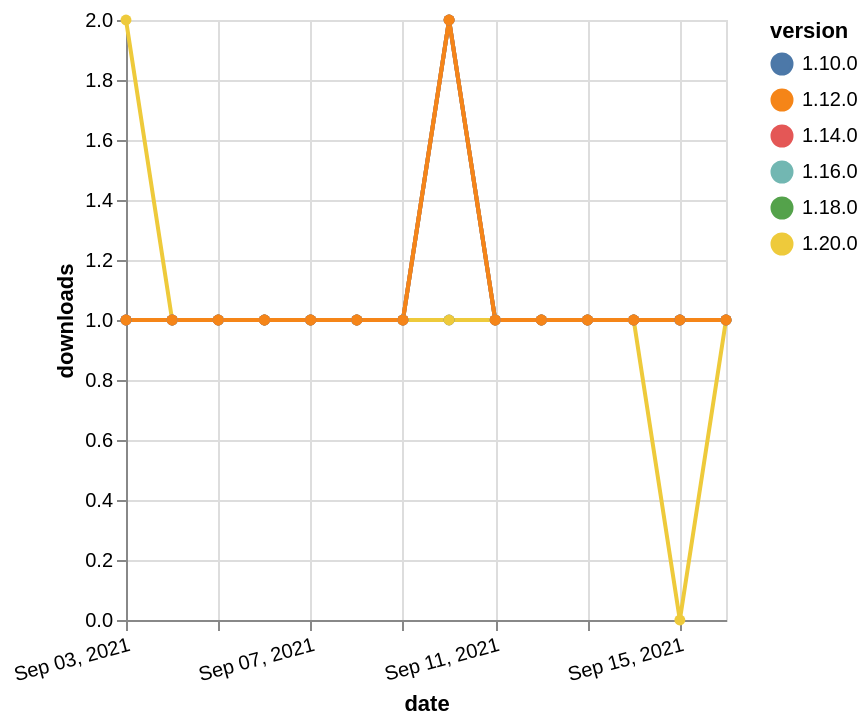

Describe this chart as a Vega-Lite specification.
### Vega-Lite specification from a JSON file in a GitHub repository (floating-point values rounded to 4 significant figures)
{"$schema": "https://vega.github.io/schema/vega-lite/v5.json", "description": "A simple bar chart with embedded data.", "data": {"values": [{"date": "2021-09-03", "total": 164, "delta": 1, "version": "1.18.0"}, {"date": "2021-09-04", "total": 165, "delta": 1, "version": "1.18.0"}, {"date": "2021-09-05", "total": 166, "delta": 1, "version": "1.18.0"}, {"date": "2021-09-06", "total": 167, "delta": 1, "version": "1.18.0"}, {"date": "2021-09-07", "total": 168, "delta": 1, "version": "1.18.0"}, {"date": "2021-09-08", "total": 169, "delta": 1, "version": "1.18.0"}, {"date": "2021-09-09", "total": 170, "delta": 1, "version": "1.18.0"}, {"date": "2021-09-10", "total": 172, "delta": 2, "version": "1.18.0"}, {"date": "2021-09-11", "total": 173, "delta": 1, "version": "1.18.0"}, {"date": "2021-09-12", "total": 174, "delta": 1, "version": "1.18.0"}, {"date": "2021-09-13", "total": 175, "delta": 1, "version": "1.18.0"}, {"date": "2021-09-14", "total": 176, "delta": 1, "version": "1.18.0"}, {"date": "2021-09-15", "total": 177, "delta": 1, "version": "1.18.0"}, {"date": "2021-09-16", "total": 178, "delta": 1, "version": "1.18.0"}, {"date": "2021-09-03", "total": 218, "delta": 1, "version": "1.10.0"}, {"date": "2021-09-04", "total": 219, "delta": 1, "version": "1.10.0"}, {"date": "2021-09-05", "total": 220, "delta": 1, "version": "1.10.0"}, {"date": "2021-09-06", "total": 221, "delta": 1, "version": "1.10.0"}, {"date": "2021-09-07", "total": 222, "delta": 1, "version": "1.10.0"}, {"date": "2021-09-08", "total": 223, "delta": 1, "version": "1.10.0"}, {"date": "2021-09-09", "total": 224, "delta": 1, "version": "1.10.0"}, {"date": "2021-09-10", "total": 225, "delta": 1, "version": "1.10.0"}, {"date": "2021-09-11", "total": 226, "delta": 1, "version": "1.10.0"}, {"date": "2021-09-12", "total": 227, "delta": 1, "version": "1.10.0"}, {"date": "2021-09-13", "total": 228, "delta": 1, "version": "1.10.0"}, {"date": "2021-09-14", "total": 229, "delta": 1, "version": "1.10.0"}, {"date": "2021-09-15", "total": 230, "delta": 1, "version": "1.10.0"}, {"date": "2021-09-16", "total": 231, "delta": 1, "version": "1.10.0"}, {"date": "2021-09-03", "total": 111, "delta": 2, "version": "1.20.0"}, {"date": "2021-09-04", "total": 112, "delta": 1, "version": "1.20.0"}, {"date": "2021-09-05", "total": 113, "delta": 1, "version": "1.20.0"}, {"date": "2021-09-06", "total": 114, "delta": 1, "version": "1.20.0"}, {"date": "2021-09-07", "total": 115, "delta": 1, "version": "1.20.0"}, {"date": "2021-09-08", "total": 116, "delta": 1, "version": "1.20.0"}, {"date": "2021-09-09", "total": 117, "delta": 1, "version": "1.20.0"}, {"date": "2021-09-10", "total": 118, "delta": 1, "version": "1.20.0"}, {"date": "2021-09-11", "total": 119, "delta": 1, "version": "1.20.0"}, {"date": "2021-09-12", "total": 120, "delta": 1, "version": "1.20.0"}, {"date": "2021-09-13", "total": 121, "delta": 1, "version": "1.20.0"}, {"date": "2021-09-14", "total": 122, "delta": 1, "version": "1.20.0"}, {"date": "2021-09-15", "total": 122, "delta": 0, "version": "1.20.0"}, {"date": "2021-09-16", "total": 123, "delta": 1, "version": "1.20.0"}, {"date": "2021-09-03", "total": 140, "delta": 1, "version": "1.16.0"}, {"date": "2021-09-04", "total": 141, "delta": 1, "version": "1.16.0"}, {"date": "2021-09-05", "total": 142, "delta": 1, "version": "1.16.0"}, {"date": "2021-09-06", "total": 143, "delta": 1, "version": "1.16.0"}, {"date": "2021-09-07", "total": 144, "delta": 1, "version": "1.16.0"}, {"date": "2021-09-08", "total": 145, "delta": 1, "version": "1.16.0"}, {"date": "2021-09-09", "total": 146, "delta": 1, "version": "1.16.0"}, {"date": "2021-09-10", "total": 148, "delta": 2, "version": "1.16.0"}, {"date": "2021-09-11", "total": 149, "delta": 1, "version": "1.16.0"}, {"date": "2021-09-12", "total": 150, "delta": 1, "version": "1.16.0"}, {"date": "2021-09-13", "total": 151, "delta": 1, "version": "1.16.0"}, {"date": "2021-09-14", "total": 152, "delta": 1, "version": "1.16.0"}, {"date": "2021-09-15", "total": 153, "delta": 1, "version": "1.16.0"}, {"date": "2021-09-16", "total": 154, "delta": 1, "version": "1.16.0"}, {"date": "2021-09-03", "total": 174, "delta": 1, "version": "1.14.0"}, {"date": "2021-09-04", "total": 175, "delta": 1, "version": "1.14.0"}, {"date": "2021-09-05", "total": 176, "delta": 1, "version": "1.14.0"}, {"date": "2021-09-06", "total": 177, "delta": 1, "version": "1.14.0"}, {"date": "2021-09-07", "total": 178, "delta": 1, "version": "1.14.0"}, {"date": "2021-09-08", "total": 179, "delta": 1, "version": "1.14.0"}, {"date": "2021-09-09", "total": 180, "delta": 1, "version": "1.14.0"}, {"date": "2021-09-10", "total": 182, "delta": 2, "version": "1.14.0"}, {"date": "2021-09-11", "total": 183, "delta": 1, "version": "1.14.0"}, {"date": "2021-09-12", "total": 184, "delta": 1, "version": "1.14.0"}, {"date": "2021-09-13", "total": 185, "delta": 1, "version": "1.14.0"}, {"date": "2021-09-14", "total": 186, "delta": 1, "version": "1.14.0"}, {"date": "2021-09-15", "total": 187, "delta": 1, "version": "1.14.0"}, {"date": "2021-09-16", "total": 188, "delta": 1, "version": "1.14.0"}, {"date": "2021-09-03", "total": 180, "delta": 1, "version": "1.12.0"}, {"date": "2021-09-04", "total": 181, "delta": 1, "version": "1.12.0"}, {"date": "2021-09-05", "total": 182, "delta": 1, "version": "1.12.0"}, {"date": "2021-09-06", "total": 183, "delta": 1, "version": "1.12.0"}, {"date": "2021-09-07", "total": 184, "delta": 1, "version": "1.12.0"}, {"date": "2021-09-08", "total": 185, "delta": 1, "version": "1.12.0"}, {"date": "2021-09-09", "total": 186, "delta": 1, "version": "1.12.0"}, {"date": "2021-09-10", "total": 188, "delta": 2, "version": "1.12.0"}, {"date": "2021-09-11", "total": 189, "delta": 1, "version": "1.12.0"}, {"date": "2021-09-12", "total": 190, "delta": 1, "version": "1.12.0"}, {"date": "2021-09-13", "total": 191, "delta": 1, "version": "1.12.0"}, {"date": "2021-09-14", "total": 192, "delta": 1, "version": "1.12.0"}, {"date": "2021-09-15", "total": 193, "delta": 1, "version": "1.12.0"}, {"date": "2021-09-16", "total": 194, "delta": 1, "version": "1.12.0"}]}, "width": "container", "mark": {"type": "line", "point": {"filled": true}}, "encoding": {"x": {"field": "date", "type": "temporal", "timeUnit": "yearmonthdate", "title": "date", "axis": {"labelAngle": -15}}, "y": {"field": "delta", "type": "quantitative", "title": "downloads"}, "color": {"field": "version", "type": "nominal"}, "tooltip": {"field": "delta"}}}
